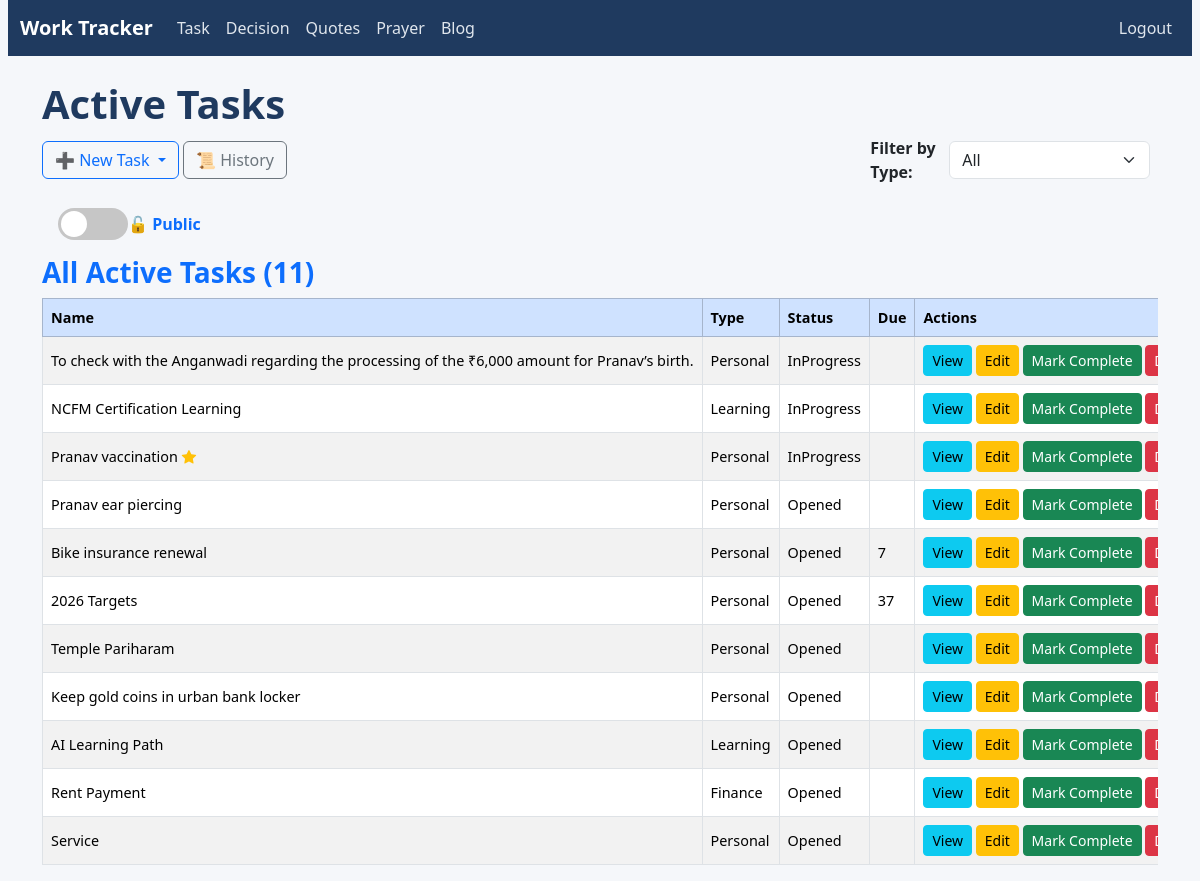
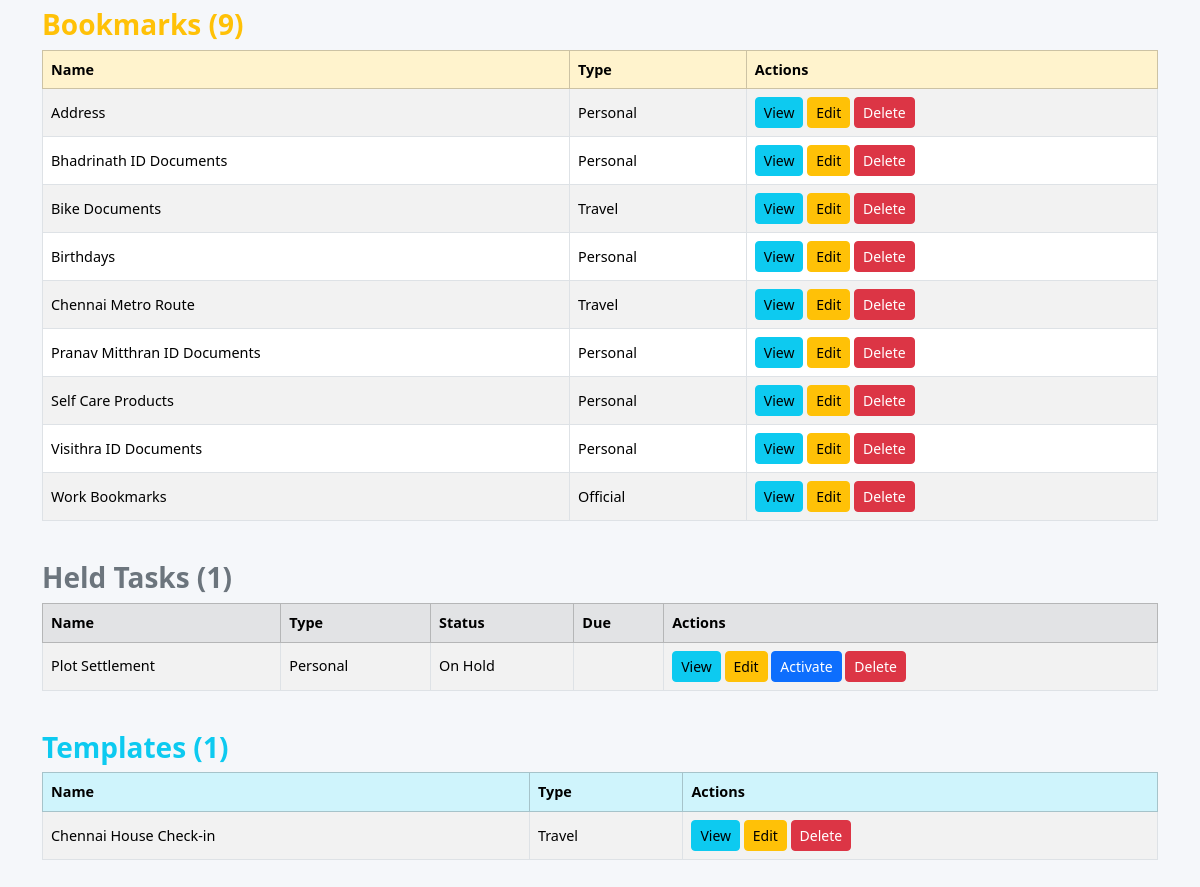
Screenshot of / (signed in) with the database file from the repository (2 pictures, top to bottom).
### tracker/models.py (models this page shows, shortened)
class Task(models.Model):
    STATUS_CHOICES = [
        ('Opened', 'Opened'),
        ('InProgress', 'In Progress'),
        ('Completed', 'Completed'),
        ('Cancelled', 'Cancelled'),
        ('Hold', 'Hold'),
    ]
    name = models.CharField(max_length=200)
    status = models.CharField(max_length=20, choices=STATUS_CHOICES, default='Opened')
    task_type = models.ForeignKey(TaskType, on_delete=models.CASCADE)
    started_date = models.DateField(default=timezone.now, null=True, blank=True)
    created_date = models.DateField(auto_now_add=True)
    updated_date = models.DateField(auto_now=True)
    completed_date = models.DateField(null=True, blank=True)
    target_date = models.DateField(default=timezone.now, null=True, blank=True)
    is_bookmark = models.BooleanField(default=False)
    is_private = models.BooleanField(default=False)
    is_important = models.BooleanField(default=False)
    is_template = models.BooleanField(default=False)
    @property
    def days_till_upcoming(self):
        today = timezone.now().date()
        dates = []
        if self.started_date and self.started_date >= today:
            dates.append(self.started_date)
        if self.target_date and self.target_date >= today:
            dates.append(self.target_date)
        for upd in self.updates.all():
            if upd.status not in ['Completed', 'Cancelled'] and upd.date and upd.date >= today:
                dates.append(upd.date)
        if not dates:
            return None
        return (min(dates) - today).days

class TaskType(models.Model):
    name = models.CharField(max_length=50, unique=True)
    class Meta:
        ordering = ['name']

class Update(models.Model):
    STATUS_CHOICES = [
        ('Opened', 'Opened'),
        ('InProgress', 'In Progress'),
        ('Completed', 'Completed'),
        ('Cancelled', 'Cancelled')
    ]
    REMINDER_CHOICE = [
        ('Days', 'Days'),
        ('Weekly', 'Weekly'),
        ('Monthly', 'Monthly'),
        ('Yearly', 'Yearly'),
    ]
    task = models.ForeignKey(Task, on_delete=models.CASCADE, related_name='updates')
    date = models.DateField(default=timezone.now, null=True, blank=True)
    description = models.TextField()
    is_check_box = models.BooleanField(default=False)
    status = models.CharField(max_length=20, choices=STATUS_CHOICES, default='Opened')
    reminder_type = models.CharField(max_length=20, choices=REMINDER_CHOICE, null=True, blank=True)
    can_store_reminder = models.BooleanField(default=False)
    date_to_remind = models.IntegerField(null=True, blank=True)

### tracker/views.py (the view)
# urls.py: path('', views.TaskListView.as_view(), name='task_list'),
class TaskListView(LoginRequiredMixin, ListView):
    model = Task
    template_name = 'tracker/task_list.html'
    context_object_name = 'tasks'
    def get_queryset(self):
        queryset = Task.objects.exclude(status__in=['Completed', 'Cancelled', 'Hold']).exclude(is_bookmark=True).exclude(is_template=True)
        view_mode = self.request.GET.get('view', 'public')
        if view_mode == "private":
            user_profile  = getattr(self.request.user, "userprofile", None)
            if user_profile is None or not user_profile.special_privilege_password:
                messages.error(self.request, "You do not have access to private tasks.")
                return Task.objects.none()
            if not self.request.session.get("private_access"):
                raise PermissionError("PRIVATE_ACCESS_REQUIRED")
            queryset = queryset.filter(is_private=True)
        elif view_mode == "public":
            self.request.session['private_access'] = False
            queryset = queryset.filter(is_private=False)
        task_type_id = self.request.GET.get('task_type')
        if task_type_id:
            queryset = queryset.filter(task_type_id=task_type_id)
        return queryset.order_by(
            F('target_date').asc(nulls_last=True),
            'updated_date',
            'name'
        )
    def get_context_data(self, **kwargs):
        context = super().get_context_data(**kwargs)
        task_type_id = self.request.GET.get('task_type')
        context['task_types'] = TaskType.objects.all()
        context['selected_type'] = int(task_type_id) if task_type_id else None
        view_mode = self.request.GET.get('view', 'public')
        context['view_mode'] = view_mode
        today = timezone.localdate()
        common_filters = {}
        if view_mode == "public":
            common_filters['is_private'] = False
        elif view_mode == "private":
            common_filters['is_private'] = True
        if task_type_id:
            common_filters['task_type_id'] = task_type_id
        tasks_by_target_date = Task.objects.filter(
            started_date=today,
            target_date=today,
            **common_filters
        ).exclude(status__in=['Completed', 'Cancelled', 'Hold']).exclude(is_bookmark=True).exclude(is_template=True)
        tasks_by_updates = Task.objects.filter(
            updates__date=today,
            updates__status__in=['Opened', 'InProgress'],
            **common_filters
        ).exclude(status__in=['Completed', 'Cancelled', 'Hold']).exclude(is_bookmark=True).exclude(is_template=True)
        today_tasks = tasks_by_target_date.union(tasks_by_updates).order_by('name')
        context['today_tasks'] = today_tasks
        held_tasks = Task.objects.filter(
            status__in=['Hold'],
            **common_filters
        ).exclude(is_template=True).order_by('name')
        context['held_tasks'] = held_tasks
        bookmarked_tasks = Task.objects.filter(
            is_bookmark=True,
            status__in=['Opened', 'InProgress'],
            **common_filters
        ).exclude(is_template=True).order_by('name')
        context['bookmarked_tasks'] = bookmarked_tasks
        template_tasks = Task.objects.filter(is_template=True, **common_filters)
        context['template_tasks'] = template_tasks
        return context
    def dispatch(self, request, *args, **kwargs):
        try:
            return super().dispatch(request, *args, **kwargs)
        except PermissionError as e:
            if str(e) == "PRIVATE_ACCESS_REQUIRED":
                return redirect("private_access", "tracker:task_list")
            raise

### templates/tracker/task_list.html (shortened to what this page needs)
{% extends 'base.html' %}
{% load static %}
{% block style %}
<link rel="stylesheet" href="{% static 'css/task_list.css' %}">
{% endblock %}
{% block content %}
<h1>Active Tasks</h1>
<div class="d-flex flex-wrap align-items-center justify-content-between mb-3">
    <div class="dropdown mb-2">
      <button class="btn btn-outline-primary dropdown-toggle"
              type="button"
              data-bs-toggle="dropdown"
              aria-expanded="false">
        ➕ New Task
      </button>
    <a href="{% url 'tracker:task_history' %}" class="btn btn-outline-secondary">📜 History</a>
  </div>
  <form method="get" class="d-flex align-items-center mb-2 ms-auto">
    <label for="task_type" class="me-2 fw-bold">Filter by Type:</label>
    <select name="task_type" id="task_type" class="form-select me-2" style="min-width: 160px;" onchange="this.form.submit()">
      <option value="">All</option>
    </select>
  </form>
</div>
<div class="toggle-container mb-3 ms-3">
  <a href="{% if view_mode == 'public' %}{% url 'private_access' 'tracker:task_list' %}{% else %}?view=public{% endif %}"
     class="text-decoration-none d-flex align-items-center">
    <div class="toggle-switch {% if view_mode == 'private' %}active{% endif %}">
      <div class="toggle-circle"></div>
    </div>
    <span class="toggle-label">
      {% if view_mode == 'private' %}
        🔒 Private
      {% else %}
        🔓 Public
      {% endif %}
    </span>
  </a>
</div>
<h3 class="text-primary mb-2">All Active Tasks ({{ tasks|length }})</h3>
<div class="table-responsive">
  <table class="table table-striped table-bordered align-middle text-nowrap">
    <thead class="table-primary">
      <tr>
        <th>Name</th>
        <th>Type</th>
        <th>Status</th>
        <th>Due</th>
        <th>Actions</th>
      </tr>
    </thead>
    <tbody>
      {% for task in tasks %}
      <tr>
        <td>{{ task.name }}{% if task.is_important %}<i class="bi bi-star-fill text-warning ms-1"></i>{% endif %}</td>
        <td>{{ task.task_type.name }}</td>
        <td>{{ task.status }}</td>
        <td>{% if task.days_till_upcoming == 0 %}Today{% elif task.days_till_upcoming > 0 %}{{ task.days_till_upcoming }}{% endif %}</td>
        <td>
          <a href="{% url 'tracker:update_list' task.id %}" class="btn btn-sm btn-info">View</a>
          <a href="{% url 'tracker:task_update' task.id %}" class="btn btn-sm btn-warning">Edit</a>
          <a href="{% url 'tracker:mark_task_complete' task.id %}" class="btn btn-sm btn-success">Mark Complete</a>
          <a href="{% url 'tracker:task_delete' task.id %}" class="btn btn-sm btn-danger">Delete</a>
        </td>
      </tr>
      {% empty %}
        <tr><td colspan="6" class="text-center text-muted">No tasks found</td></tr>
      {% endfor %}
    </tbody>
  </table>
  {% if bookmarked_tasks %}
  <h3 class="text-warning mt-4">Bookmarks ({{ bookmarked_tasks|length }})</h3>
  <div class="table-responsive">
    <table class="table table-bordered table-striped align-middle text-nowrap">
      <thead class="table-warning">
        <tr>
          <th>Name</th>
          <th>Type</th>
          <th>Actions</th>
        </tr>
      </thead>
      <tbody>
        {% for task in bookmarked_tasks %}
        <tr>
          <td>{{ task.name }}{% if task.is_important %}<i class="bi bi-star-fill text-warning ms-1"></i>{% endif %}</td>
          <td>{{ task.task_type.name }}</td>
          <td>
            <a href="{% url 'tracker:update_list' task.id %}" class="btn btn-sm btn-info">View</a>
            <a href="{% url 'tracker:task_update' task.id %}" class="btn btn-sm btn-warning">Edit</a>
            <a href="{% url 'tracker:task_delete' task.id %}" class="btn btn-sm btn-danger">Delete</a>
          </td>
        </tr>
        {% endfor %}
      </tbody>
    </table>
  </div>
  {% endif %}
  {% if held_tasks %}
  <h3 class="text-secondary mt-4">Held Tasks ({{ held_tasks|length }})</h3>
  <div class="table-responsive">
    <table class="table table-bordered table-striped align-middle text-nowrap">
      <thead class="table-secondary">
        <tr>
          <th>Name</th>
          <th>Type</th>
          <th>Status</th>
          <th>Due</th>
          <th>Actions</th>
        </tr>
      </thead>
      <tbody>
        {% for task in held_tasks %}
        <tr>
          <td>{{ task.name }}{% if task.is_important %}<i class="bi bi-star-fill text-warning ms-1"></i>{% endif %}</td>
          <td>{{ task.task_type.name }}</td>
          <td>On Hold</td>
          <td>{% if task.days_till_upcoming == 0 %}Today{% elif task.days_till_upcoming > 0 %}{{ task.days_till_upcoming }}{% endif %}</td>
          <td>
            <a href="{% url 'tracker:update_list' task.id %}" class="btn btn-sm btn-info">View</a>
            <a href="{% url 'tracker:task_update' task.id %}" class="btn btn-sm btn-warning">Edit</a>
            <a href="{% url 'tracker:toggle_hold' task.id %}" class="btn btn-sm btn-primary">
              Activate
            </a>
            <a href="{% url 'tracker:task_delete' task.id %}" class="btn btn-sm btn-danger">Delete</a>
          </td>
        </tr>
        {% endfor %}
      </tbody>
    </table>
  </div>
  {% endif %}
  {% if template_tasks %}
  <h3 class="text-info mt-4">Templates ({{ template_tasks|length }})</h3>
  <div class="table-responsive">
    <table class="table table-bordered table-striped align-middle text-nowrap">
      <thead class="table-info">
        <tr>
          <th>Name</th>
          <th>Type</th>
          <th>Actions</th>
        </tr>
      </thead>
      <tbody>
        {% for task in template_tasks %}
        <tr>
          <td>{{ task.name }}{% if task.is_important %}<i class="bi bi-star-fill text-warning ms-1"></i>{% endif %}</td>
          <td>{{ task.task_type.name }}</td>
          <td>
            <a href="{% url 'tracker:update_list' task.id %}" class="btn btn-sm btn-info">View</a>
            <a href="{% url 'tracker:task_update' task.id %}" class="btn btn-sm btn-warning">Edit</a>
            <a href="{% url 'tracker:task_delete' task.id %}" class="btn btn-sm btn-danger">Delete</a>
          </td>
        </tr>
        {% endfor %}
      </tbody>
    </table>
  </div>
  {% endif %}
</div>
</div>
{% endblock %}

### static/css/base.css (style rules this page uses)
body { padding: 0 8px; background-color: #f5f7fa; color: #212529; }
h1, h2, h3 { color: #1f3a5f; font-weight: 600; }
.table td, .table th { vertical-align: middle; font-size: 0.9rem; }

### static/css/task_list.css (style rules this page uses)
.toggle-container { display: flex; align-items: center; gap: 12px; cursor: pointer; }
.toggle-switch { position: relative; width: 70px; height: 32px; background: #c6c6c6; border-radius: 50px; transition: background 0.3s ease; }
.toggle-circle { position: absolute; top: 3px; left: 3px; width: 26px; height: 26px; background: white; border-radius: 50%; transition: transform 0.3s ease; }
.toggle-label { font-weight: bold; font-size: 1rem; display: flex; align-items: center; gap: 6px; }

### rows the page displays
Task: name "To check with the Anganwadi regarding the processing of the ₹6,000 amount for Pranav’s birth.", task_type.name "Personal", status "InProgress"
Task: name "NCFM Certification Learning", task_type.name "Learning", status "InProgress"
Task: name "Pranav vaccination", is_important True (drawn), task_type.name "Personal", status "InProgress"
Task: name "Pranav ear piercing", task_type.name "Personal", status "Opened"
Task: name "Bike insurance renewal", task_type.name "Personal", status "Opened", days_till_upcoming "7"
Task: name "2026 Targets", task_type.name "Personal", status "Opened", days_till_upcoming "37"
Task: name "Temple Pariharam", task_type.name "Personal", status "Opened"
Task: name "Keep gold coins in urban bank locker", task_type.name "Personal", status "Opened"
Task: name "AI Learning Path", task_type.name "Learning", status "Opened"
Task: name "Rent Payment", task_type.name "Finance", status "Opened"
Task: name "Service", task_type.name "Personal", status "Opened"
Task: name "Address", task_type.name "Personal"
Task: name "Bhadrinath ID Documents", task_type.name "Personal"
Task: name "Bike Documents", task_type.name "Travel"
Task: name "Birthdays", task_type.name "Personal"
Task: name "Chennai Metro Route", task_type.name "Travel"
Task: name "Pranav Mitthran ID Documents", task_type.name "Personal"
Task: name "Self Care Products", task_type.name "Personal"
Task: name "Visithra ID Documents", task_type.name "Personal"
Task: name "Work Bookmarks", task_type.name "Official"
Task: name "Plot Settlement", task_type.name "Personal"
Task: name "Chennai House Check-in", task_type.name "Travel"

### other values shown
{{ tasks|length }} "11"
{{ bookmarked_tasks|length }} "9"
{{ held_tasks|length }} "1"
{{ template_tasks|length }} "1"
